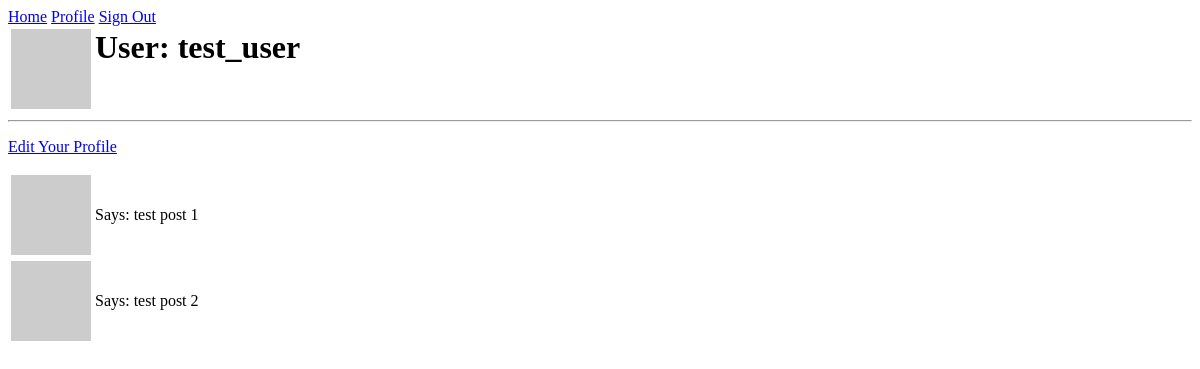
Page /user/test_user (signed in) on the earlier database version.
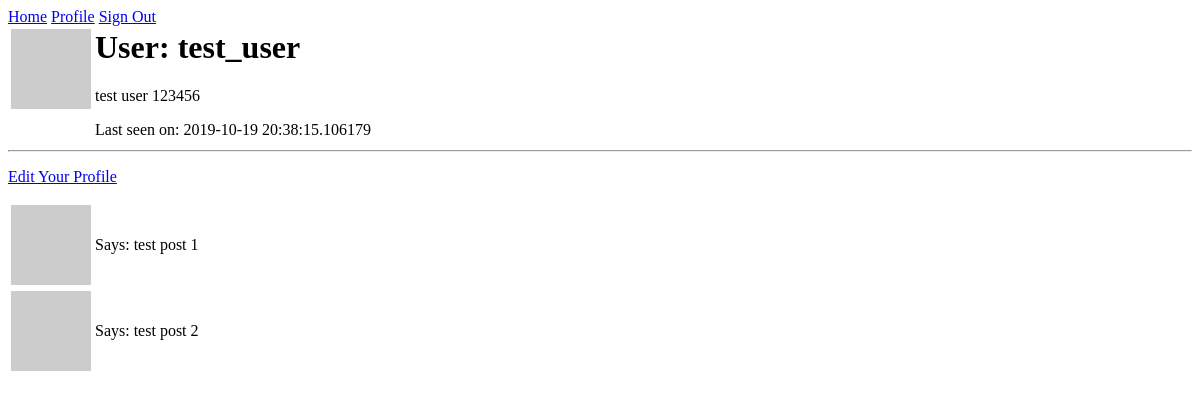
Same page on the later database version.
### app/models.py (models this page shows, shortened)
class User(UserMixin, db.Model):
    id = db.Column(db.Integer, primary_key=True)
    username = db.Column(db.String(64), unique=True, index=True)
    email = db.Column(db.String(120), unique=True, index=True)
    password_hash = db.Column(db.String(128))
    posts = db.relationship("Post", backref="author", lazy="dynamic")
    about_me = db.Column(db.String(140))
    last_seen = db.Column(db.DateTime, default=datetime.utcnow)
    def avatar(self, size):
        digest = md5(self.email.lower().encode("utf-8")).hexdigest()
        return "https://www.gravatar.com/avatar/{}?d=identicon&s={}".format(
            digest, size
        )

### app/routes.py (the view)
@app.route("/user/<username>")
@login_required
def user(username):
    user = User.query.filter_by(username=username).first_or_404()
    posts = [
        {"author": user.username, "body": "test post 1"},
        {"author": user.username, "body": "test post 2"},
    ]
    return render_template("user.html", title="User Profile", user=user, posts=posts)

### app/models.py (called while the page is built)
@login.user_loader
def load_user(id):
    return User.query.get(int(id))

### app/routes.py (called while the page is built)
@app.before_request
def before_request():
    if current_user.is_authenticated:
        current_user.last_seen = datetime.utcnow()
        db.session.commit()

### app/templates/user.html
{% extends "base.html" %}
{% block content%}
<table>
    <tr valign="top">
        <td><img src="{{user.avatar(128)}}"></td>
        <td>
            <h1> User: {{user.username}}</h1>
            {% if user.about_me %}<p>{{ user.about_me }}</p>{% endif %}
            {% if user.last_seen %}<p>Last seen on: {{ user.last_seen }}</p>{% endif %}
        </td>
    </tr>
</table>
<hr>
{% if user == current_user %}
<p> <a href="{{url_for('edit_profile')}}"> Edit Your Profile</a></p>
{% endif %}
{% for post in posts %}
{% include "_post.html" %}
{% endfor %}
{% endblock %}

### app/templates/base.html (shortened to what this page needs)
<html>
    <head>
    </head>
    <body>
        <div>
            <a href="{{ url_for('index') }}">Home</a>
            {% if current_user.is_anonymous %}
            <a href="{{ url_for('login') }}">Sign In</a>
            {% else %}
            <a href="{{ url_for('user', username=current_user.username) }}">Profile</a>
            <a href="{{ url_for('logout') }}">Sign Out</a>
            {% endif %}
        </div>
        {%block content%} {%endblock%}
    </body>
</html>

### app/templates/_post.html
<table>
    <tr>
        <td><img src="{{user.avatar(32)}}"></td>
        <td>{{post.author.username}} Says: {{post.body}}</td>
    </tr>
</table>

Differences in the rows shown:
changed User "test_user": about_me (not shown) → "test user 123456"; last_seen (not shown) → "2019-10-19 20:38:15.106179"
Other differences:
text now shown: "Last seen on:"
